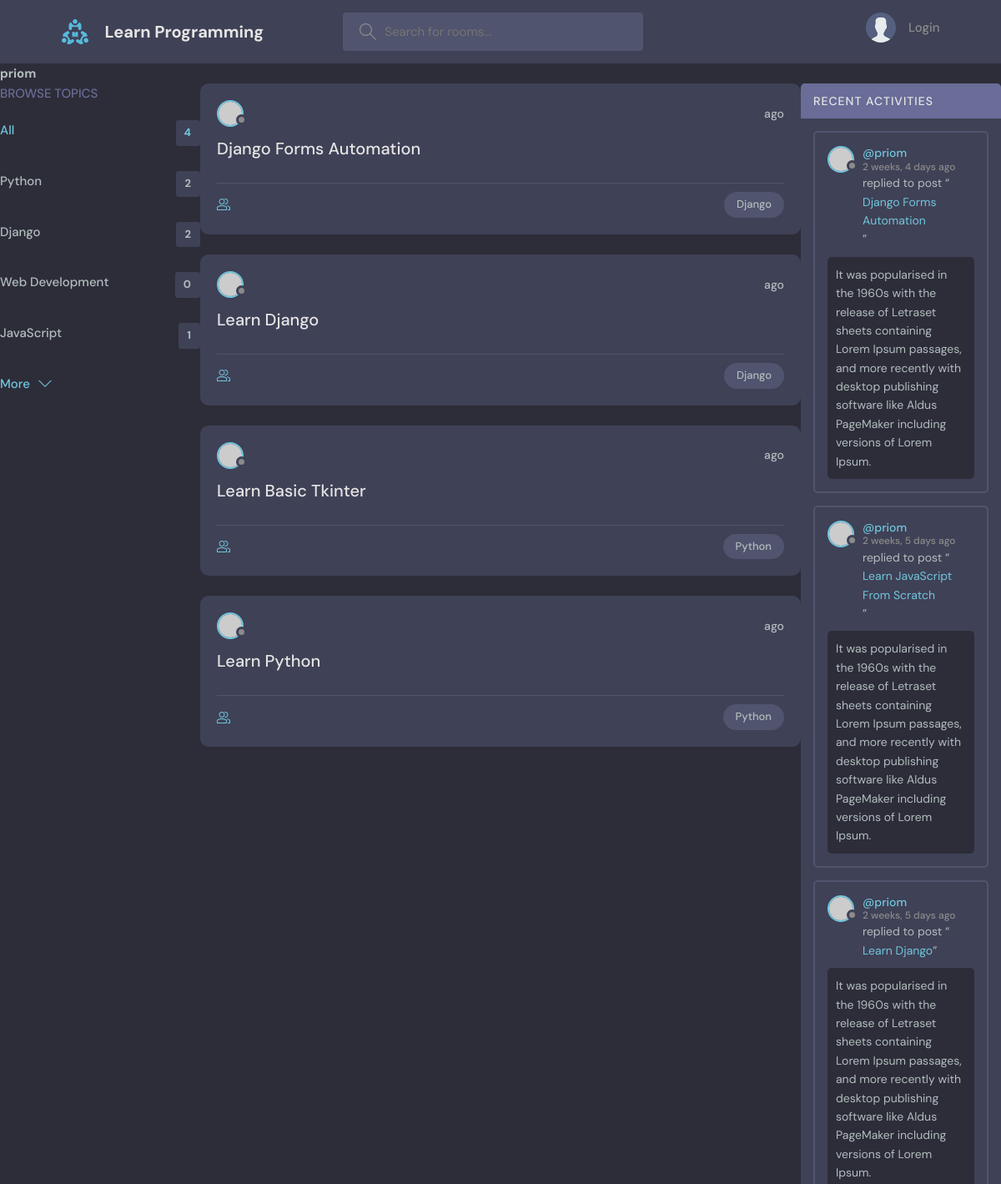
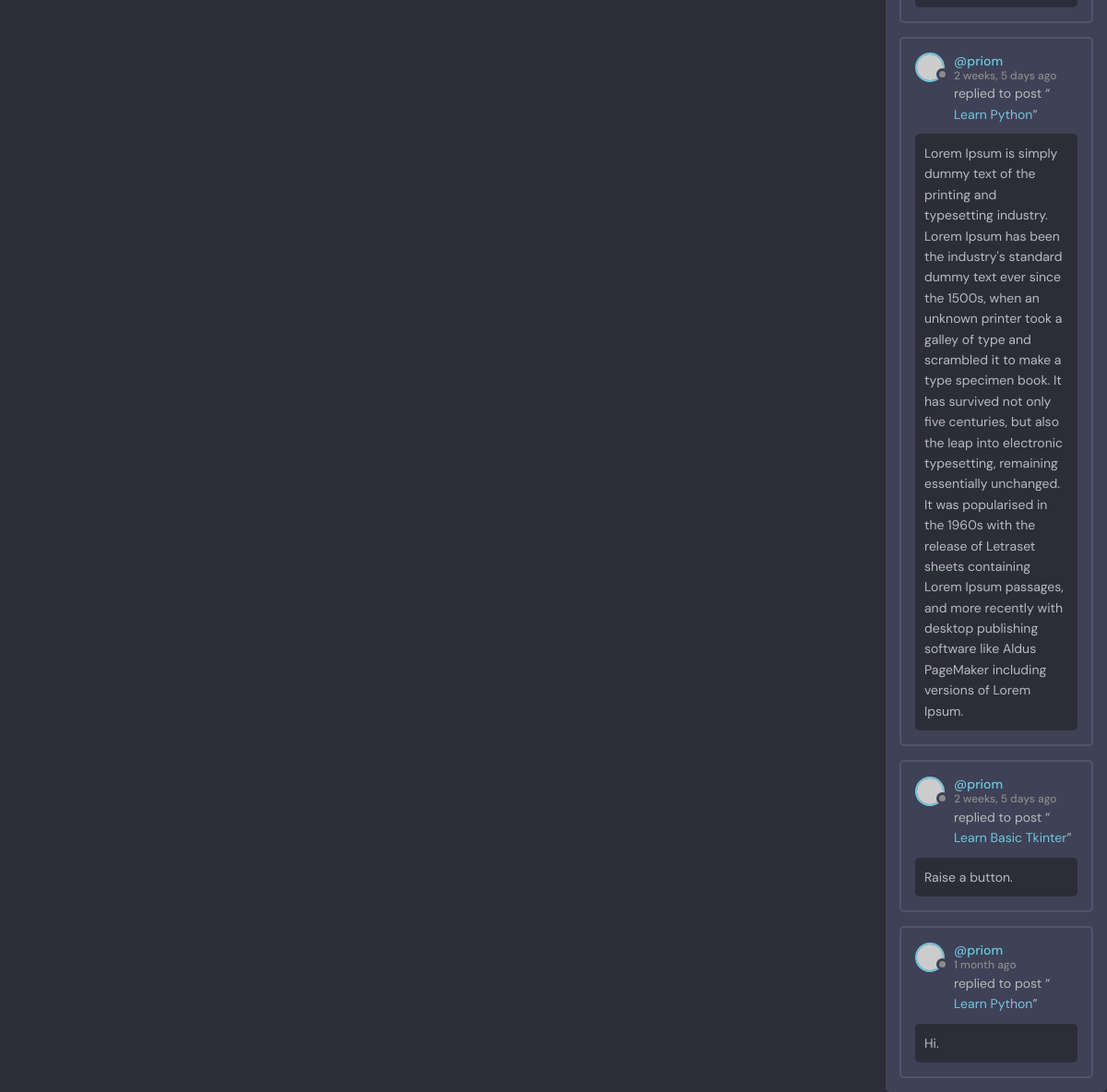
Page /profile/1/ on the committed database (2 pictures, top to bottom).
### base/models.py (models this page shows, shortened)
class Topic(models.Model):
    name = models.CharField(max_length=200)

class Room(models.Model):
    host = models.ForeignKey(User, on_delete=models.SET_NULL, null=True)
    topic = models.ForeignKey(Topic, on_delete=models.SET_NULL, null=True)
    name = models.CharField(max_length=200)
    description = models.TextField(null=True, blank=True)
    participants = models.ManyToManyField(
        User, related_name='participants', blank=True)
    updated = models.DateTimeField(auto_now=True)
    created = models.DateTimeField(auto_now_add=True)
    class Meta:
        ordering = ['-updated', '-created']
    def __str__(self):
        return self.name

class Message(models.Model):
    user = models.ForeignKey(User, on_delete=models.CASCADE)
    room = models.ForeignKey(Room, on_delete=models.CASCADE)
    body = models.TextField()
    updated = models.DateTimeField(auto_now=True)
    created = models.DateTimeField(auto_now_add=True)
    class Meta:
        ordering = ['-updated', '-created']

### base/views.py (the view)
# urls.py: path('profile/<str:pk>/', views.userProfile, name="user-profile"),
def userProfile(request, pk):
    user = User.objects.get(id=pk)
    room = user.room_set.all()
    room_messages = user.message_set.all()
    topics = Topic.objects.all()
    context = {'user': user, 'room': room,
               'room_messages': room_messages, 'topics': topics}
    return render(request, 'base/profile.html', context)

### base/templates/base/profile.html (shortened to what this page needs)
{% extends 'main.html' %}
{% block content %}
<h1>{{user.username}}</h1>
<div class="profile-container">
    <div>
        {% include 'base/topics_component.html' %}
    </div>
    <div>
        {% include 'base/feed_component.html' %}
    </div>
    <div>
        {% include 'base/activity_component.html' %}
    </div>
</div>
{% endblock content %}

### base/templates/base/topics_component.html
<div class="topics">
    <div class="topics__header">
        <h2>Browse Topics</h2>
    </div>
    <ul class="topics__list">
        <li>
            <a href="{% url 'home' %}" class="active">All <span>{{topics.count}}</span></a>
        </li>
        {% for topic in topics %}
        <li>
            <a href="{% url 'home' %}?q={{topic.name}}">{{topic.name}} <span>{{topic.room_set.all.count}}</span></a>
        </li>
        {% endfor %}
    </ul>
    <a class="btn btn--link" href="topics.html">
        More
        <svg version="1.1" xmlns="http://www.w3.org/2000/svg" width="32" height="32" viewBox="0 0 32 32">
            <title>chevron-down</title>
            <path d="M16 21l-13-13h-3l16 16 16-16h-3l-13 13z"></path>
        </svg>
    </a>
</div>

### base/templates/base/feed_component.html (shortened to what this page needs)
{% for rooms in room %}
<div class="roomListRoom">
    <div class="roomListRoom__header">
        <a href="{% url 'user-profile' rooms.host.id %}" class="roomListRoom__author">
            <div class="avatar avatar--small">
                <img src="https://randomuser.me/api/portraits/women/11.jpg" />
            </div>
        </a>
        <div class="roomListRoom__actions">
            <span>{{room.created|timesince}} ago</span>
        </div>
    </div>
    <div class="roomListRoom__content">
        <a href="{% url 'room' rooms.id %}">{{rooms.name}}</a>
    </div>
    <div class="roomListRoom__meta">
        <a href="{% url 'room' rooms.id %}" class="roomListRoom__joined">
        </a>
        <p class="roomListRoom__topic">{{rooms.topic.name}}</p>
    </div>
</div>
{% endfor %}

### base/templates/base/activity_component.html (shortened to what this page needs)
<div class="activities">
    <div class="activities__header">
        <h2>Recent Activities</h2>
    </div>
    {% for message in room_messages %}
    <div class="activities__box">
        <div class="activities__boxHeader roomListRoom__header">
            <a href="{% url 'user-profile' message.user.id %}" class="roomListRoom__author">
                <div class="avatar avatar--small">
                    <img src="https://randomuser.me/api/portraits/women/11.jpg" />
                </div>
                <p>
                    @{{message.user}}
                    <span>{{message.created|timesince}} ago</span>
                </p>
            </a>
        </div>
        <div class="activities__boxContent">
            <p>replied to post “<a href="{% url 'room' message.room.id %}">{{message.room}}</a>”</p>
            <div class="activities__boxRoomContent">
                {{message.body}}
            </div>
        </div>
    </div>
    {% endfor %}
</div>

### static/styles/style.css (style rules this page uses)
:root { --color-main: #71c6dd; --color-main-light: #e1f6fb; --color-dark: #3f4156; --color-dark-medium: #51546e; --color-dark-light: #696d97; --color-light: #e5e5e5; --color-gray: #8b8b8b; --color-light-gray: #b2bdbd; --color-bg: #2d2d39; --color-success: #5dd693; --color-error: #fc4b0b; }
* { font-family: "DM Sans", -apple-system, BlinkMacSystemFont, "Segoe UI", Roboto, Oxygen, Ubuntu, Cantarell, "Open Sans", "Helvetica Neue", sans-serif; margin: 0; padding: 0; box-sizing: border-box; text-rendering: optimizeLegibility; font-size: inherit; }
html { font-size: 56.25%; }
@media only screen and (min-width: 1200px) { html { font-size: 62.5%; } }
body { line-height: 1.6; font-weight: 400; font-size: 1.5rem; color: var(--color-light-gray); background-color: var(--color-bg); min-height: 100vh; }
img { width: 100%; }
a { display: inline-block; color: var(--color-main); text-decoration: none; }
.btn { background-color: transparent; border: none; display: inline-flex; align-items: center; gap: 1rem; cursor: pointer; transition: all ease-in-out 0.3s; padding: 1rem 2rem; border-radius: 5px; box-shadow: 1px 1px 3px 1px rgba(0, 0, 0, 0.15); font-weight: 500; }
.btn--link { border-radius: 0; padding: 0; color: var(--color-main); box-shadow: none; }
.btn > svg { fill: currentColor; width: 1.6rem; height: 1.6rem; }
.avatar { position: relative; display: inline-block; border-radius: 50%; border: 2px solid var(--color-main); }
.avatar img { display: block; border-radius: 50%; object-fit: cover; object-position: center; }
.avatar::after { content: ""; display: block; position: absolute; background-color: var(--color-gray); z-index: 111; border-radius: 50%; border: 0.3rem solid var(--color-dark); }
.avatar.avatar--small img { width: 2.8rem; height: 2.8rem; }
.avatar.avatar--small:after { width: 0.7rem; height: 0.7rem; bottom: 0px; right: -6px; }
.topics__header { margin-bottom: 2rem; }
.topics__header h2 { text-transform: uppercase; font-weight: 500; color: var(--color-dark-light); }
.topics__list { list-style: none; }
.topics__list li a { display: flex; justify-content: space-between; margin-bottom: 3rem; font-weight: 500; color: var(--color-light-gray); transition: all 0.3s ease-in-out; }
.topics__list li a.active, .topics__list li a:hover { color: var(--color-main); }
.topics__list li a span { padding: 0.5rem 1rem; background-color: var(--color-dark); border-radius: 3px; font-size: 1.3rem; font-weight: 700; letter-spacing: 1px; }
.roomListRoom { margin-bottom: 2.4rem; background-color: var(--color-dark); border-radius: 1rem; padding: 2rem; }
.roomListRoom__header { display: flex; justify-content: space-between; align-items: center; }
.roomListRoom__author { font-weight: 500; display: flex; align-items: center; gap: 1rem; }
.roomListRoom__actions { display: flex; align-items: flex-start; gap: 1rem; position: relative; }
.roomListRoom__actions span { font-size: 1.4rem; font-weight: 500; }
.roomListRoom__content { margin: 1rem 0; }
.roomListRoom__content a { font-size: 2rem; font-weight: 500; margin-bottom: 1.5rem; color: var(--color-light); transition: all 0.3s ease-in-out; }
.roomListRoom__meta { border-top: 1px solid var(--color-dark-medium); padding-top: 1rem; display: flex; align-items: center; justify-content: space-between; }
.roomListRoom__joined { color: var(--color-light-gray); display: flex; align-items: center; gap: 1rem; font-size: 1.4rem; font-weight: 500; }
.roomListRoom__joined svg { fill: var(--color-main); width: 1.6rem; height: 1.6rem; }
.roomListRoom__topic { padding: 5px 1.5rem; background-color: var(--color-dark-medium); border-radius: 5rem; font-weight: 500; font-size: 1.3rem; }
.activities { background: var(--color-dark); border-radius: 5px; overflow: hidden; }
.activities__header h2 { background-color: var(--color-dark-light); text-transform: uppercase; font-weight: 500; padding: 1rem 1.5rem; color: var(--color-light); letter-spacing: 1px; font-size: 1.4rem; }
.activities__box { margin: 1.5rem; padding: 1.5rem; border: 2px solid var(--color-dark-medium); border-radius: 5px; }
.activities__boxHeader p { font-size: 1.4rem; line-height: 1.3; }
.activities__boxHeader p span { color: var(--color-gray); font-size: 1.2rem; display: block; }
.activities__boxContent { margin-left: 4.2rem; }
.activities__boxContent { font-size: 1.4rem; }
.activities__boxRoomContent { background: var(--color-bg); padding: 1rem; border-radius: 5px; margin-top: 1rem; margin-left: -4.2rem; }

### rows in the picture
Topic: name "Python", room_set.all.count "2"
Topic: name "Django", room_set.all.count "2"
Topic: name "Web Development", room_set.all.count "0"
Topic: name "JavaScript", room_set.all.count "1"
Room: name "Django Forms Automation", topic.name "Django"
Room: name "Learn Django", topic.name "Django"
Room: name "Learn Basic Tkinter", topic.name "Python"
Room: name "Learn Python", topic.name "Python"
Message: user "priom", created "2 weeks, 4 days", room "Django Forms Automation", body "It was popularised in the 1960s with the release of Letraset sheets containing Lorem Ipsum passages, and more recently with desktop publishing software like Aldus PageMaker including versions of Lorem Ipsum."
Message: user "priom", created "2 weeks, 5 days", room "Learn JavaScript From Scratch", body "It was popularised in the 1960s with the release of Letraset sheets containing Lorem Ipsum passages, and more recently with desktop publishing software like Aldus PageMaker including versions of Lorem Ipsum."
Message: user "priom", created "2 weeks, 5 days", room "Learn Django", body "It was popularised in the 1960s with the release of Letraset sheets containing Lorem Ipsum passages, and more recently with desktop publishing software like Aldus PageMaker including versions of Lorem Ipsum."
Message: user "priom", created "2 weeks, 5 days", room "Learn Python", body "Lorem Ipsum is simply dummy text of the printing and typesetting industry. Lorem Ipsum has been the industry's standard dummy text ever since the 1500s, when an unknown printer took a galley of type and scrambled it to make a type specimen book. It has survived not only five centuries, but also the leap into electronic typesetting, remaining essentially unchanged. It was popularised in the 1960s with the release of Letraset sheets containing Lorem Ipsum passages, and more recently with desktop publishing software like Aldus PageMaker including versions of Lorem Ipsum."
Message: user "priom", created "2 weeks, 5 days", room "Learn Basic Tkinter", body "Raise a button."
Message: user "priom", created "1 month", room "Learn Python", body "Hi."

### other values in the picture
{{ user.username }} "priom"
{{ topics.count }} "4"
